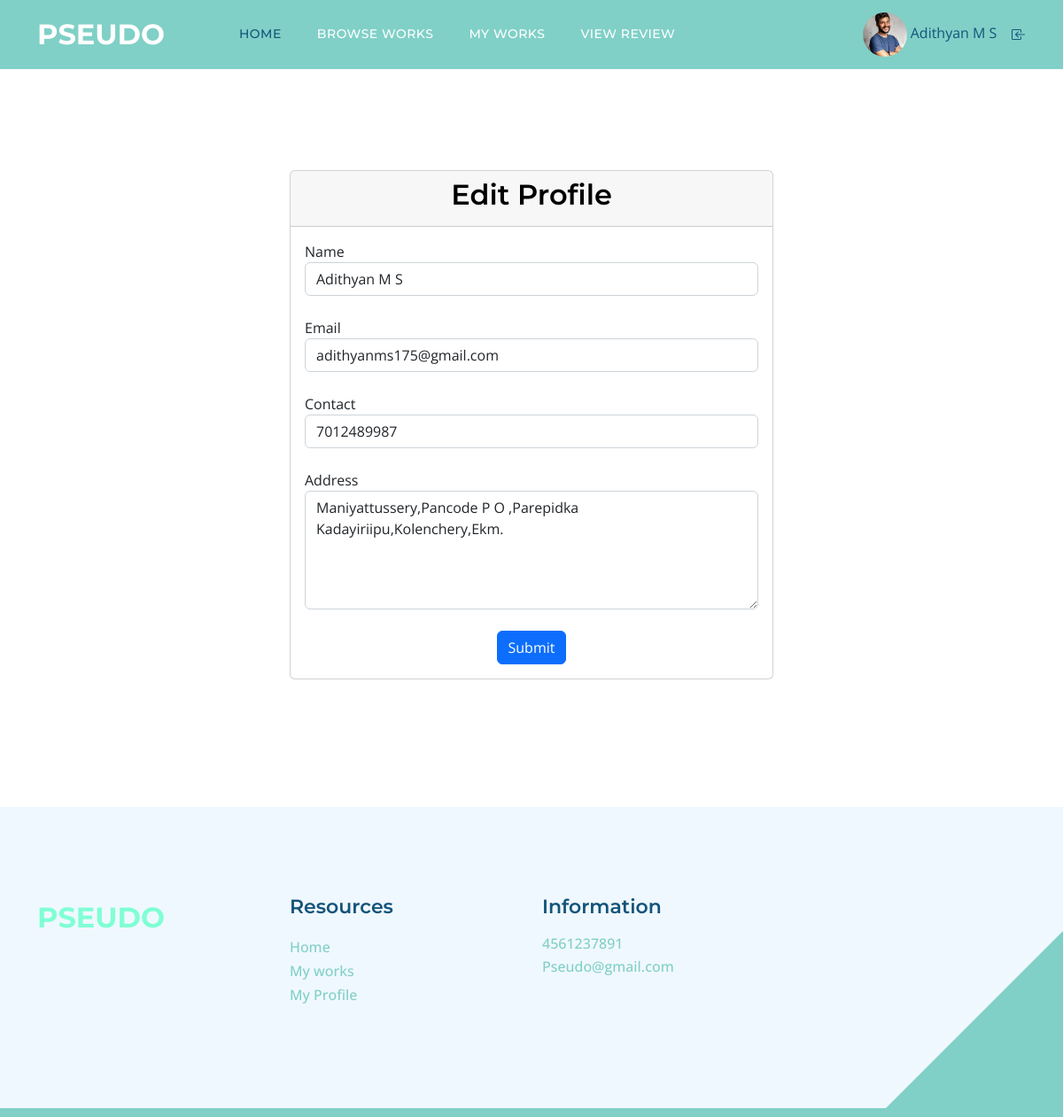
The app's page /Freelan/FEdit_profile.php (signed in), older data.
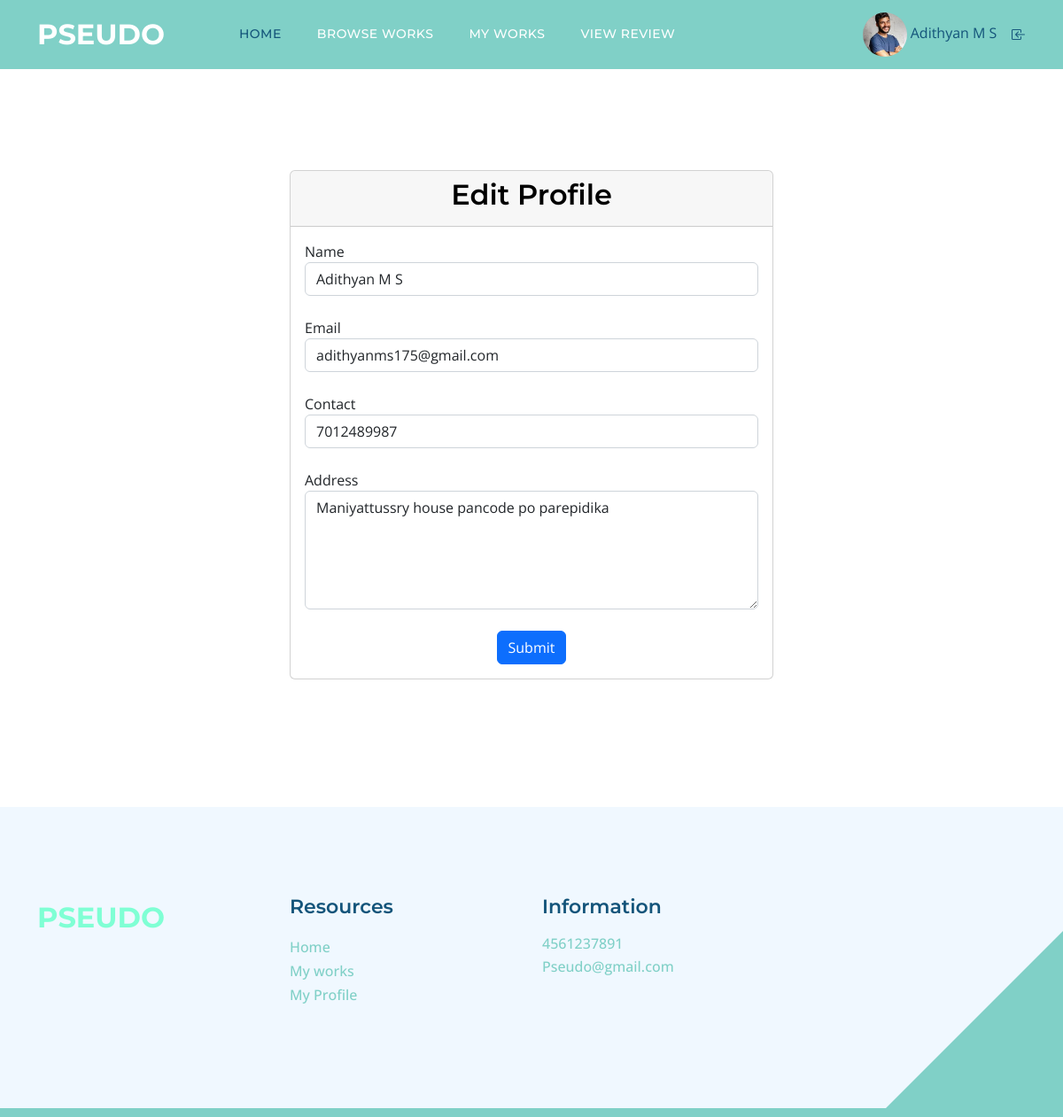
The same page, newer data.
### tables this page shows
CREATE TABLE `tbl_freelan` (
  `freelan_id` int(11) NOT NULL,
  `freelan_name` varchar(50) NOT NULL,
  `freelan_email` varchar(50) NOT NULL,
  `place_id` int(11) NOT NULL,
  `freelan_address` varchar(200) NOT NULL,
  `freelan_photo` varchar(50) NOT NULL,
  `freelan_proof` varchar(50) NOT NULL,
  `freelan_password` varchar(50) NOT NULL,
  `freelan_dob` varchar(20) NOT NULL,
  `freelan_contact` varchar(20) NOT NULL,
  `freelan_status` int(11) NOT NULL,
  `freelan_gender` varchar(50) NOT NULL
);

### Freelan/FEdit_profile.php (the view, shortened to what this page needs)
<?php
include('Header.php');
?>
<!DOCTYPE html>
<html xmlns="http://www.w3.org/1999/xhtml">
<head>
</head>
<body>
    <div class="container mt-5">
        <div class="row justify-content-center">
            <div class="col-md-6">
                <div class="card">
                    <div class="card-header text-center">
                        <h3>Edit Profile</h3>
                    </div>
                    <div class="card-body">
                        <?php
                        $selqry = "SELECT * FROM tbl_freelan WHERE freelan_id=" . $_SESSION['fid'];
                        $freelan = $con->query($selqry);
                        $data = $freelan->fetch_assoc();
                        ?>
                        <form id="form1" name="form1" method="post" action="">
                            <div class="form-group">
                                <label for="txt_name">Name</label>
                                <input type="text" name="txt_name" pattern="[a-z0-9._%+-]+@[a-z0-9.-]+\.[a-z]{2,4}" title="Please enter a valid email address, e.g., example@domain.com" value="<?php echo $data['freelan_name']; ?>" id="txt_name" class="form-control" />
                            </div>
                            <br>
                            <div class="form-group">
                                <label for="txt_email">Email</label>
                                <input type="email" name="txt_email" onChange="emailCheck(this.value)" value="<?php echo $data['freelan_email']; ?>" id="txt_email" class="form-control"  />
                            </div>
                            <br>
                            <div class="form-group">
                                <label for="txt_contact">Contact</label>
                                <input type="text" name="txt_contact" value="<?php echo $data['freelan_contact']; ?>" id="txt_contact" pattern="[6-9]{1}[0-9]{9}" title="Please enter a valid 10-digit contact number starting with 6-9." class="form-control" />
                            </div>
                            <br>
                            <div class="form-group">
                                <label for="txt_address">Address</label>
                                <textarea name="txt_address" id="txt_address" cols="45" rows="5" required pattern="^[a-zA-Z0-9\s,.-]{10,}$" title="Address must be at least 10 characters long and can include letters, numbers, spaces, commas, periods, and hyphens." class="form-control" oninput="addressCheck(this.value)"><?php echo $data['freelan_address']; ?></textarea>
                            </div>
                            <br>
                            <div class="text-center">
                                <button type="submit" name="btn_submit" id="btn_submit" class="btn btn-primary">Submit</button>
                            </div>
                        </form>
                    </div>
                </div>
            </div>
        </div>
    </div>
</body>
<?php
include('Footer.php');
?>
</html>

Row changes from the older to the newer data that the page shows:
changed tbl_freelan "Adithyan M S": txt_address "Maniyattussery,Pancode P O ,Parepidka Kadayiriipu,Kolenchery,Ekm." → "Maniyattussry house pancode po parepidika"
